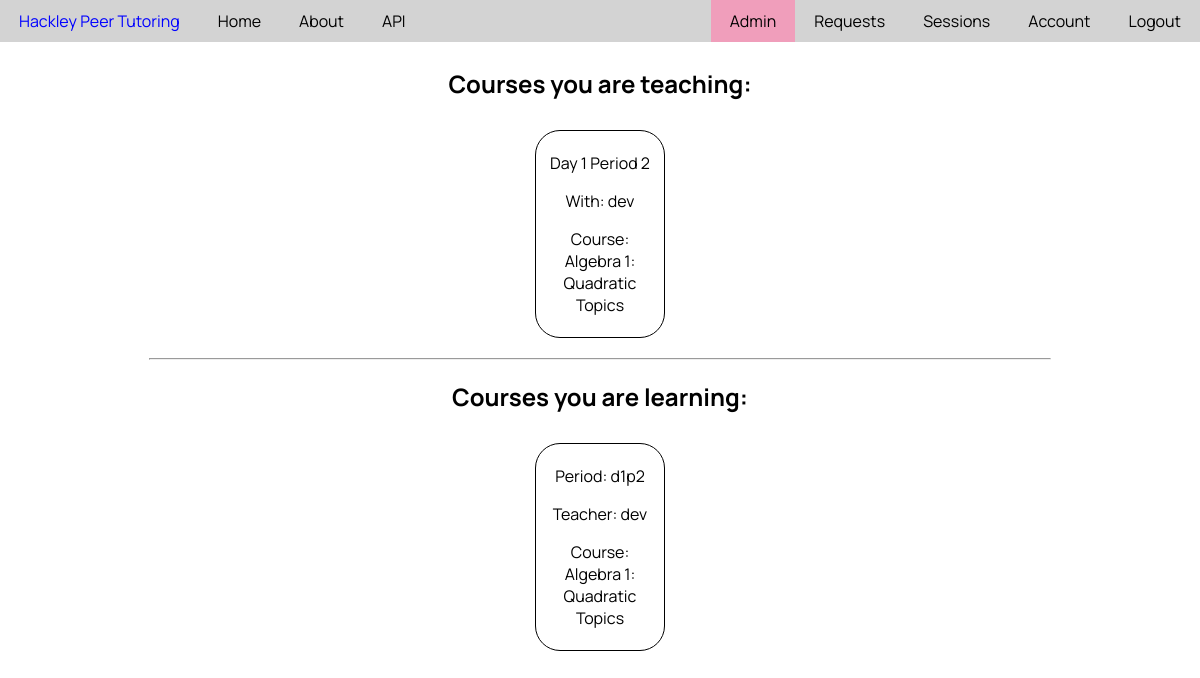
Page /sessions (signed in) on the committed database.
### PeerTutor/models.py (models this page shows, shortened)
class Match(db.Model):
    __tablename__ = 'match'
    id = db.Column(db.Integer, primary_key=True)
    tutor_id = db.Column(db.Integer, nullable=False)
    tutee_id = db.Column(db.Integer, nullable=False)
    course_id = db.Column(db.Integer, nullable=False)
    period = db.Column('period', db.String, nullable=False)

class User(db.Model, UserMixin):
    __tablename__ = 'user'
    id = db.Column(db.Integer, primary_key=True)
    username = db.Column(db.String(20), unique=True, nullable=False)
    email = db.Column(db.String(120), unique=True, nullable=False)
    password = db.Column(db.String(60), nullable=False)
    permission = db.Column(db.Integer, default='1')
    grade = db.Column(db.Integer, nullable=False)
    date_joined = db.Column(db.DateTime, nullable=False, default=datetime.utcnow)
    gradeLevels = db.Column(db.String(20), default="8,9,10,11,12") #8 means all middle school
    schedule = db.relationship('Schedule', backref='user', lazy=True)
    requests = db.relationship('CourseRequest', backref='user', lazy=True)

class Course(db.Model):
    __tablename__ = 'course'
    id = db.Column(db.Integer, primary_key=True)
    name = db.Column(db.String(20), unique=True, nullable=False)
    description = db.Column(db.Text, nullable=False)

### PeerTutor/tutoring/routes.py (the view)
@tutor_functions.route('/sessions', methods=['GET'])
@login_required
def sessions():
    teacherMatches = Match.query.filter_by(tutor_id=current_user.id).all()
    studentMatches = Match.query.filter_by(tutee_id=current_user.id).all()
    return render_template('sessions.html', teacherMatches=teacherMatches, studentMatches=studentMatches, queryUser=queryUser, queryCourse=queryCourse, convertPeriodToString=convertPeriodToString, len=len)

### PeerTutor/algorithims/conversions.py (called while the page is built)
def stringToArrayUD(string): #undelimited
    array = []
    for letter in string:
        array.append(letter)
    return array

### PeerTutor/models.py (called while the page is built)
@login_manager.user_loader
def load_user(user_id):
   return User.query.get(int(user_id))

### PeerTutor/tutoring/utils.py (called while the page is built)
def queryUser(id):
    return User.query.get(id)

def queryCourse(id):
    return Course.query.get(id)

def convertPeriodToString(period):
    array = stringToArrayUD(period)
    return "Day " + array[1] + " Period " + array[3]

### PeerTutor/templates/sessions.html (shortened to what this page needs)
{% extends 'base.html' %}
{% block content %}
    <div class="session-container">
        <h2> Courses you are teaching: </h2>
        {% for match in teacherMatches %}
            <div class="match-container">
                <p> {{ convertPeriodToString(match.period) }} </p>
                <p> With: {{ queryUser(match.tutee_id).username }} </p>
                <p> Course: {{ queryCourse(match.course_id).name }} </p>
            </div>
        {% endfor %}
    </div>
    <hr class="session-divider">
    <div class="session-container">
        <h2> Courses you are learning: </h2>
        {% for match in studentMatches %}
            <div class="match-container">
                <p> Period: {{ match.period }} </p>
                <p> Teacher: {{ queryUser(match.tutor_id).username }} </p>
                <p> Course: {{ queryCourse(match.course_id).name }} </p>
            </div>
        {% endfor %}
    </div>
{% endblock %}

### PeerTutor/static/main.css (style rules this page uses)
body { margin: 0px; font-family: 'Manrope', sans-serif; }
.match-container { border: 1px solid black; padding: 5px; width: 10%; display: inline-block; margin: 10px; text-align: center; border-radius: 25px; }
.session-container { margin: 10px; text-align: center; }
.session-divider { width: 75%; }
hr { width: 75%; }

### rows in the picture
Match: period "Day 1 Period 2", period "d1p2"
User: username "dev"
Course: name "Algebra 1: Quadratic Topics"
